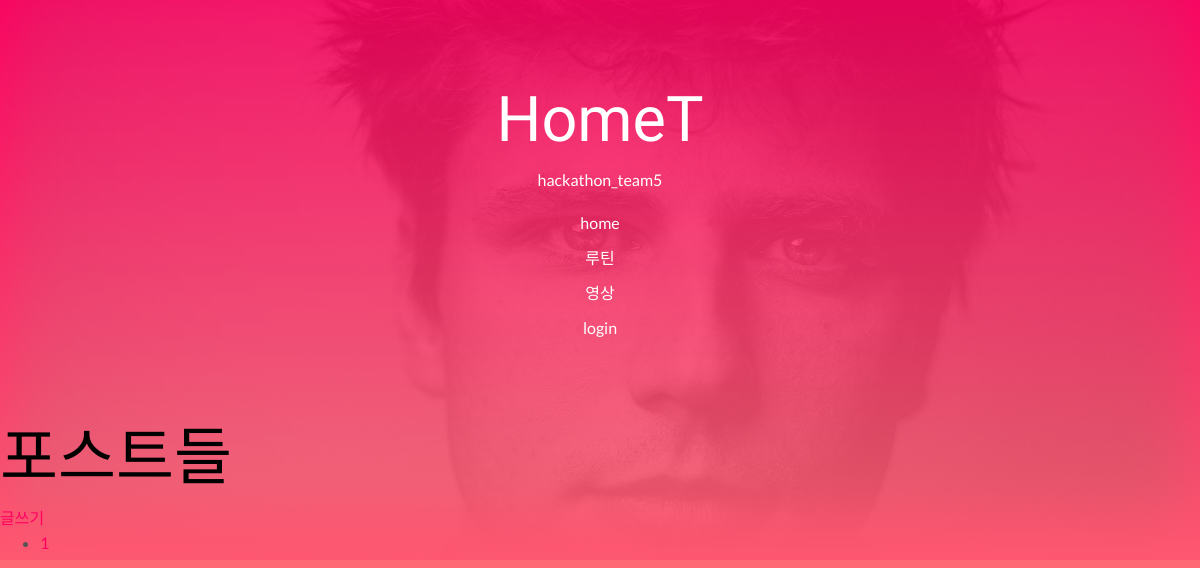
Page /routinepage/ on the earlier database version.
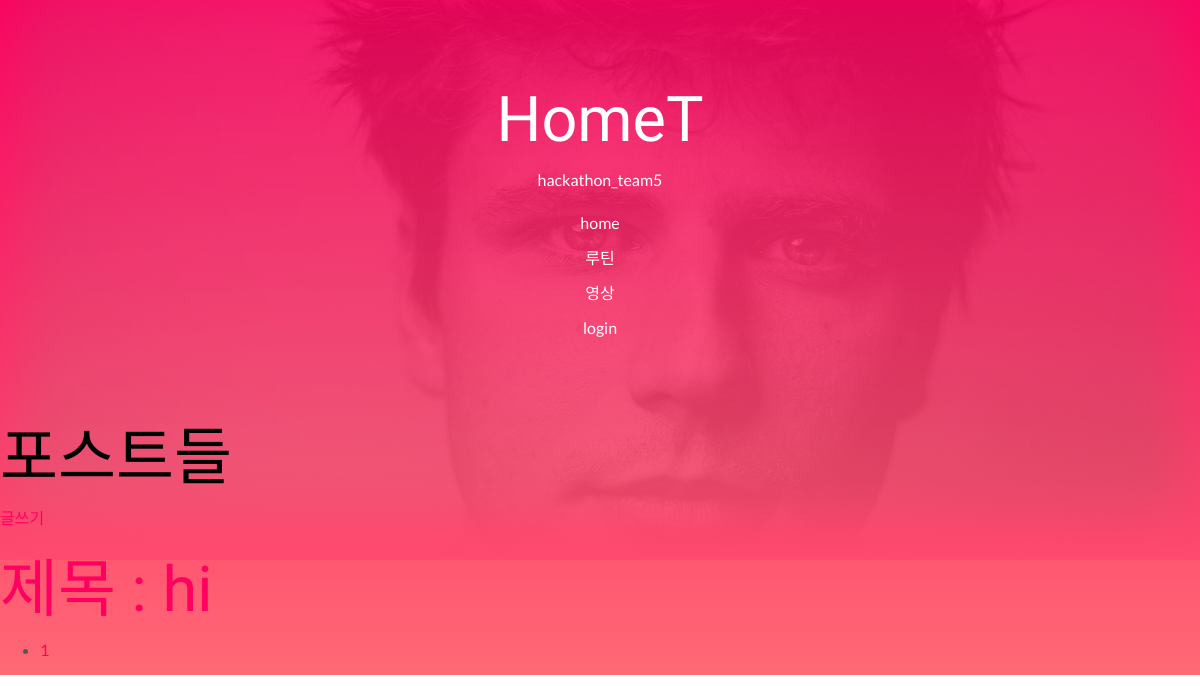
Same page on the later database version.
### routinepage/models.py (models this page shows, shortened)
class Routine(models.Model):
    WORKOUT_PART =(
        ('하체','하체'),
        ('상체','상체'),
        ('복근','복근'),
    )
    title = models.CharField(max_length=200)
    url1 = models.CharField(max_length=500)
    part1 = models.CharField(max_length=2, choices=WORKOUT_PART, default='하체')
    url2 = models.CharField(max_length=500)
    part2 = models.CharField(max_length=2, choices=WORKOUT_PART, default='상체')
    writer = models.ForeignKey(settings.AUTH_USER_MODEL, on_delete=models.CASCADE)

### routinepage/views.py (the view)
# urls.py: 2. Add a URL to urlpatterns:  path('', views.home, name='home')
def home(request):
    posts = Routine.objects.all().order_by('-id')
    paginator = Paginator(posts,3)
    page = request.GET.get('page')
    page_posts = paginator.get_page(page)
    return render(request,'home.html',{'page_posts' : page_posts})

### routinepage/templates/home.html (shortened to what this page needs)
{% extends 'base.html' %}
{% block content %}
<h1>포스트들</h1>
<a href="{% url 'routinepage:new' %}">글쓰기</a>
{% for routine in page_posts %}
    <h1><a href="{% url 'routinepage:detail' routine.id %}">제목 : {{routine.title}}</a></h1>
{%endfor%}
<ul>
    {%for i in page_posts.paginator.page_range%}
        <li><a href="?page={{i}}">{{i}}</a></li>
    {%endfor%}
</ul>
{% endblock %}

### templates/base.html (shortened to what this page needs)
{% load static %}
<!DOCTYPE html>
<html>
<head>
    <link rel="stylesheet" href="https://stackpath.bootstrapcdn.com/bootstrap/4.5.0/css/bootstrap.min.css">
    <link href="{% static 'main.d8e0d294.css' %}" rel="stylesheet">
</head>
<body>
    <div class="background-color-layer" style="background-image: url('static/assets/images/img-01.jpg')"></div>
    <main class="content-wrapper">
        <header class="white-text-container section-container">
          <div class="text-center">
            <h1>HomeT</h1>
            <p>hackathon_team5</p>
            <p style="vertical-align: middle; display: inline-block; position: relative;">
                <a class="nav-link" href="/" >home</a>
                <a class="nav-link" href="routinepage/">루틴</a>
                <a class="nav-link" href="videopage/">영상</a>
                {% if user.is_authenticated %}
                    <a class="nav-link" href="{% url 'account:signout'%}">logout</a>
                {% else %}
                    <a class="nav-link" href="{% url 'account:signin'%}">login</a>
                {% endif %}
            </p>
          </div>
        </header>
    {% block content %}
    {% endblock content %}
    </main>
</body>
</html>

### templates/base.html (style rules this page uses)
html, body { width: 100%; }

Differences in the rows shown:
added Routine: title "hi"
